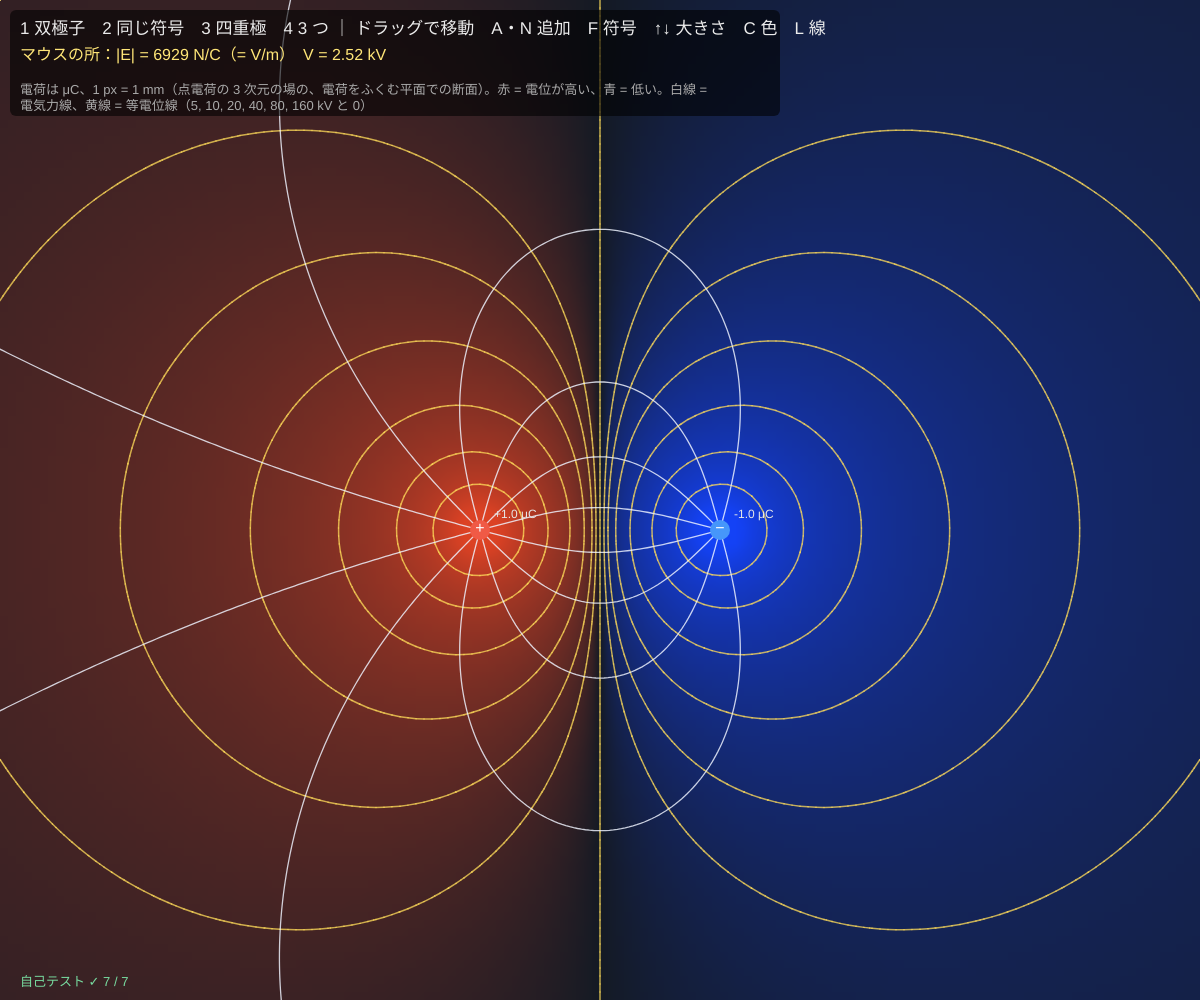
Frame 1 (no input)
Frame 60 (no input): identical to frame 1, image omitted
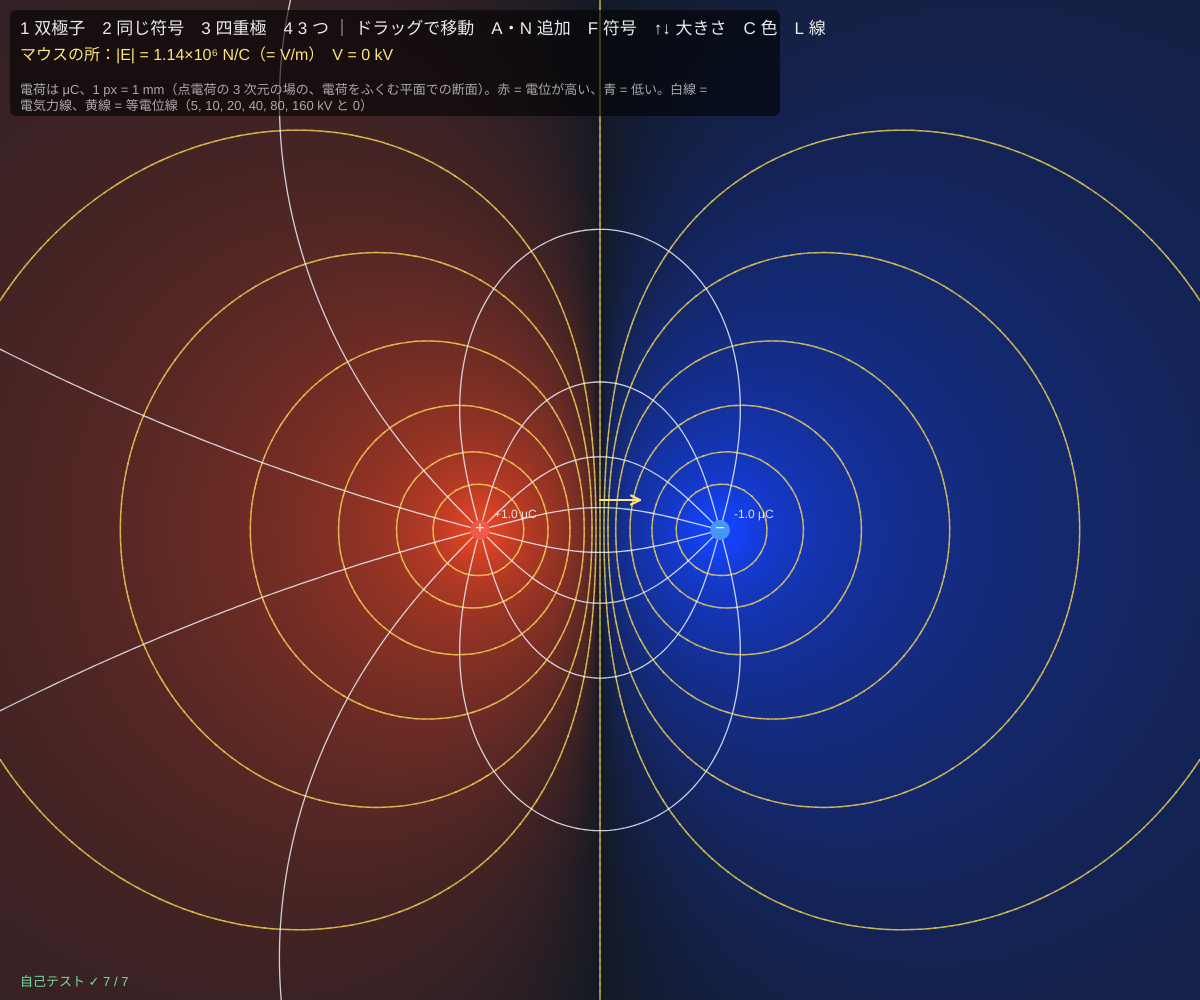
Frame 120 (the mouse pressed at the canvas centre since frame 60)

The p5.js sketch that drew these frames (run headless with seeded random() and noise() and a simulated clock; from frame 60 on, the mouse is pressed at the canvas centre):

// p5.js sketch
// ── sketch.js
// ============================================
// 01 電場と電位 ─ 電気力線と等電位線を「計算」して描く
// 電場 E と電位 V は、どの点でも全部の電荷の重ね合わせ（クーロンの法則）：E = Σ kq r̂ / r²、V = Σ kq / r
// 電気力線 = E の向きに少しずつ進んだ道（ルンゲ・クッタ法 RK4）。等電位線 = V が同じ所（格子でマーチング・スクエア）
// ドラッグ = 電荷を動かす / 1〜4 = 並べ方 / A・N = ＋・− を追加 / F = 符号 / ↑↓ = 大きさ / C = 色 / L = 線
// ============================================

const KC = 8.988e9;                    // クーロン定数 k = 1/(4πε0) [N·m²/C²]
const PX_M = 0.001;                    // ★ 1 px = 1 mm（画面の横 1280 px = 1.28 m）
const SOFT = 0.004;                    // ★ 電荷のすぐ近くで無限大にしない「やわらげ」[m]（自己テストでは 0）
const LINES_PER_UC = 12;               // ★ 1 μC あたりの電気力線の本数
const CELL = 8;                        // 電位の色地図の 1 マス [px]
let charges = [], grab = -1, showMap = true, showLines = true, dirty = true, preset = 1;
let lay, mapImg, NX, NY, Vgrid;

function setup() {
  createCanvas(windowWidth, windowHeight);
  pixelDensity(1);
  lay = createGraphics(width, height); lay.pixelDensity(1);
  NX = Math.ceil(width / CELL) + 1; NY = Math.ceil(height / CELL) + 1;
  mapImg = createImage(NX, NY); Vgrid = new Float64Array(NX * NY);
  setPreset(1);
  selfTest();
}

function setPreset(n) {
  preset = n; let cx = width / 2, cy = height / 2 + 30;
  if (n === 1) charges = [{ x: cx - 120, y: cy, q: 1 }, { x: cx + 120, y: cy, q: -1 }];             // 双極子
  if (n === 2) charges = [{ x: cx - 120, y: cy, q: 1 }, { x: cx + 120, y: cy, q: 1 }];              // 同じ符号 2 つ
  if (n === 3) charges = [{ x: cx - 110, y: cy - 110, q: 1 }, { x: cx + 110, y: cy - 110, q: -1 }, { x: cx + 110, y: cy + 110, q: 1 }, { x: cx - 110, y: cy + 110, q: -1 }];   // 四重極
  if (n === 4) charges = [{ x: cx - 160, y: cy + 60, q: 2 }, { x: cx + 140, y: cy - 80, q: -1 }, { x: cx + 100, y: cy + 140, q: -0.5 }];
  dirty = true;
}

function draw() {
  background(14, 18, 26);
  if (dirty) { rebuild(); dirty = false; }
  if (showMap) { image(mapImg, -CELL / 2, -CELL / 2, NX * CELL, NY * CELL); }
  image(lay, 0, 0);
  for (let c of charges) {
    noStroke(); fill(c.q > 0 ? color(240, 90, 70) : color(70, 150, 250));
    circle(c.x, c.y, 14 + 6 * Math.sqrt(Math.abs(c.q)));
    fill(255); textAlign(CENTER, CENTER); textSize(16); text(c.q > 0 ? '+' : '−', c.x, c.y - 1); textAlign(LEFT, BASELINE);
    fill(230); textSize(12); text((c.q > 0 ? '+' : '') + c.q.toFixed(1) + ' μC', c.x + 14, c.y - 12);
  }
  // マウスの位置の E と V
  let [ex, ey] = fieldAt(charges, mouseX, mouseY, SOFT), Em = Math.hypot(ex, ey), Vm = potAt(charges, mouseX, mouseY, SOFT);
  if (Em > 0) { stroke(255, 230, 120); strokeWeight(2); arrowTo(mouseX, mouseY, mouseX + (ex / Em) * 40, mouseY + (ey / Em) * 40, 9); }
  noStroke(); fill(0, 0, 0, 150); rect(10, 10, 770, 106, 6);
  fill(235); textSize(17);
  text('1 双極子　2 同じ符号　3 四重極　4 3 つ ｜ ドラッグで移動　A・N 追加　F 符号　↑↓ 大きさ　C 色　L 線', 20, 34);
  fill(255, 230, 120); textSize(16);
  text('マウスの所：|E| = ' + sci(Em) + ' N/C（= V/m）　V = ' + sci(Vm / 1000) + ' kV', 20, 60);
  fill(170); textSize(13);
  text('電荷は μC、1 px = 1 mm（点電荷の 3 次元の場の、電荷をふくむ平面での断面）。赤 = 電位が高い、青 = 低い。白線 = 電気力線、黄線 = 等電位線（' + LEVELS_KV.join(', ') + ' kV と 0）', 20, 84, 740);
  drawSelfTest(20, height - 14);
}

// 色地図・等電位線・電気力線を作り直す（電荷が動いたときだけ）
const LEVELS_KV = [5, 10, 20, 40, 80, 160];
function rebuild() {
  mapImg.loadPixels();
  for (let j = 0; j < NY; j++) for (let i = 0; i < NX; i++) {
    let V = potAt(charges, i * CELL, j * CELL, SOFT), k = j * NX + i, p = 4 * k;
    Vgrid[k] = V;
    let s = Math.sign(V) * clampv(Math.log10(1 + Math.abs(V) / 2000) / 2.3, 0, 1);   // 符号つきの対数で 0〜1
    mapImg.pixels[p] = 20 + (s > 0 ? 200 * s : 0); mapImg.pixels[p + 1] = 26 + 40 * Math.abs(s); mapImg.pixels[p + 2] = 36 + (s < 0 ? -210 * s : 0); mapImg.pixels[p + 3] = 255;
  }
  mapImg.updatePixels();
  lay.clear();
  if (!showLines) return;
  lay.strokeWeight(1.5); lay.stroke(255, 220, 90, 190);
  for (let L of LEVELS_KV.concat(LEVELS_KV.map((v) => -v), [0])) for (let s of marchingSquares(Vgrid, NX, NY, L * 1000)) lay.line(s[0] * CELL, s[1] * CELL, s[2] * CELL, s[3] * CELL);
  lay.stroke(240, 245, 255, 210); lay.strokeWeight(1.3); lay.noFill();
  for (let path of allFieldLines(charges)) { lay.beginShape(); for (let p of path) lay.vertex(p[0], p[1]); lay.endShape(); }
}
function allFieldLines(cs) {
  let pos = cs.filter((c) => c.q > 0).reduce((a, c) => a + c.q, 0), neg = cs.filter((c) => c.q < 0).reduce((a, c) => a - c.q, 0);
  let dir = pos >= neg ? 1 : -1, out = [];      // 多いほうの符号から出発（＋は E の向き、− は逆向きにたどる）
  for (let c of cs) {
    if (Math.sign(c.q) !== dir) continue;
    let n = Math.max(4, Math.round(LINES_PER_UC * Math.abs(c.q)));
    for (let k = 0; k < n; k++) { let a = (TWO_PI * (k + 0.5)) / n; let path = traceLine(cs, c.x + 10 * Math.cos(a), c.y + 10 * Math.sin(a), dir, 4, 700); if (path.length > 1) out.push(path); }
  }
  return out;
}

function mousePressed() {
  grab = -1; let best = 22;
  charges.forEach((c, i) => { let d = Math.hypot(c.x - mouseX, c.y - mouseY); if (d < best) { best = d; grab = i; } });
}
function mouseDragged() { if (grab >= 0) { charges[grab].x = clampv(mouseX, 5, width - 5); charges[grab].y = clampv(mouseY, 5, height - 5); dirty = true; } }
function mouseReleased() { grab = -1; }
function nearestCharge() { let b = -1, bd = 1e9; charges.forEach((c, i) => { let d = Math.hypot(c.x - mouseX, c.y - mouseY); if (d < bd) { bd = d; b = i; } }); return b; }
function keyPressed() {
  if (key >= '1' && key <= '4') setPreset(+key);
  if ((key === 'a' || key === 'A' || key === 'n' || key === 'N') && charges.length < 8) {
    let x = clampv(mouseX, 20, width - 20), y = clampv(mouseY, 120, height - 20);
    if (charges.every((c) => Math.hypot(c.x - x, c.y - y) > 20)) charges.push({ x, y, q: key === 'a' || key === 'A' ? 1 : -1 });
  }
  let i = nearestCharge();
  if (i >= 0 && (key === 'f' || key === 'F')) charges[i].q *= -1;
  if (i >= 0 && key === UP_ARROW) charges[i].q = Math.sign(charges[i].q) * Math.min(4, Math.abs(charges[i].q) + 0.5);
  if (i >= 0 && key === DOWN_ARROW) charges[i].q = Math.sign(charges[i].q) * Math.max(0.5, Math.abs(charges[i].q) - 0.5);
  if (key === 'c' || key === 'C') showMap = !showMap;
  if (key === 'l' || key === 'L') showLines = !showLines;
  dirty = true;
}

// ---- 自己テスト：式で計算できる値と比べる
function selfTest() {
  selfTestResults = [];
  let a = 50, q = 1, dip = [{ x: a, y: 0, q }, { x: -a, y: 0, q: -q }], x = 300;
  let exact = KC * q * 1e-6 * (1 / sqM((x - a) * PX_M) - 1 / sqM((x + a) * PX_M));
  check('双極子の軸の上の E が式 kq(1/(x−a)² − 1/(x+a)²) と一致', nearRel(fieldAt(dip, x, 0, 0)[0], exact, 1e-12));
  let xf = 20 * 2 * a, p = q * 1e-6 * 2 * a * PX_M;
  check('遠くでは E ≈ 2kp/x³（双極子の近似、1% 以内）', nearRel(fieldAt(dip, xf, 0, 0)[0], (2 * KC * p) / Math.pow(xf * PX_M, 3), 0.01));
  let ok = true, cs = [{ x: 0, y: 0, q: 1 }, { x: 140, y: 60, q: -2 }, { x: -90, y: 120, q: 0.5 }];
  for (let [px, py] of [[50, -40], [200, 200], [-150, 30]]) {
    let h = 0.01, e = fieldAt(cs, px, py, 0);
    let gx = -(potAt(cs, px + h, py, 0) - potAt(cs, px - h, py, 0)) / (2 * h * PX_M), gy = -(potAt(cs, px, py + h, 0) - potAt(cs, px, py - h, 0)) / (2 * h * PX_M);
    if (!nearRel(gx, e[0], 1e-5) || !nearRel(gy, e[1], 1e-5)) ok = false;
  }
  check('E = −∇V（電位の差から求めた E と一致）', ok);
  check('双極子のまん中の垂直な線の上は V = 0', [0, 50, 300].every((y) => Math.abs(potAt(dip, 0, y, 0)) < 1e-6));
  let path = traceLine(dip, a - 10, 2, 1, 2, 3000), end = path[path.length - 1];
  check('＋から出た電気力線（RK4）は − にたどり着く', Math.hypot(end[0] + a, end[1]) < 14);
  let nx = 41, g = new Float64Array(nx * nx);
  for (let j = 0; j < nx; j++) for (let i = 0; i < nx; i++) g[j * nx + i] = (i - 20) * (i - 20) + (j - 20) * (j - 20);
  let segs = marchingSquares(g, nx, nx, 144);
  check('マーチング・スクエア：r² = 144 の等高線は半径 12 の円（1% 以内）', segs.length > 20 && segs.every((s) => Math.abs(Math.hypot(s[0] - 20, s[1] - 20) - 12) < 0.12 * 1.5));
  check('ガウスの法則（3 次元）：球面を通る電束 = q/ε0、双極子なら 0', nearRel(sphereFlux([{ x: 30, y: 10, q: 1 }], 200), (q * 1e-6) * 4 * Math.PI * KC, 0.005) && Math.abs(sphereFlux(dip, 200)) < 0.005 * (q * 1e-6) * 4 * Math.PI * KC);
  reportSelfTest();
}
function sqM(v) { return v * v; }
// 原点を中心とする半径 r [px] の球面で E·n を数値積分（緯度 60 × 経度 120 のます目）。電荷は z = 0 の平面
function sphereFlux(cs, r) {
  let s = 0, nt = 60, np = 120, R = r * PX_M;
  for (let a = 0; a < nt; a++) for (let b = 0; b < np; b++) {
    let th = (Math.PI * (a + 0.5)) / nt, ph = (2 * Math.PI * (b + 0.5)) / np;
    let nx = Math.sin(th) * Math.cos(ph), ny = Math.sin(th) * Math.sin(ph), nz = Math.cos(th);
    let ex = 0, ey = 0, ez = 0;
    for (let c of cs) {
      let dx = (r * nx - c.x) * PX_M, dy = (r * ny - c.y) * PX_M, dz = r * nz * PX_M, d = Math.hypot(dx, dy, dz), f = (KC * c.q * 1e-6) / (d * d * d);
      ex += f * dx; ey += f * dy; ez += f * dz;
    }
    s += (ex * nx + ey * ny + ez * nz) * R * R * Math.sin(th) * (Math.PI / nt) * ((2 * Math.PI) / np);
  }
  return s;
}

// ---------- やってみよう ----------
// 1. 1 の双極子で、＋の電荷を ↑ で 2 μC にすると、− に入らない電気力線はどこへ行く？
// 2. 2（同じ符号）のまん中の点で E はいくつ？ そこを通る等電位線はどんな形？
// 3. 電気力線と等電位線は、どこでも直角に交わっている？ どうしてだろう
// 4. LINES_PER_UC を変えて、線の混み具合 = 電場の強さ になっていることを確かめよう
// 5. A と N で電荷を 6 個並べて、好きな「場の模様」を作ろう（C で色を消すと線画になる）


// ==================================================
// ここから下は「電磁気の道具」（中身は読まなくても OK。消さないでね）
// ==================================================
// ---- 点電荷の電場と電位（電荷は { x, y [px], q [μC] }、結果は N/C と V）
function fieldAt(cs, x, y, soft) {
  let ex = 0, ey = 0;
  for (let c of cs) {
    let dx = (x - c.x) * PX_M, dy = (y - c.y) * PX_M, r2 = dx * dx + dy * dy + soft * soft;
    if (r2 === 0) continue;
    let f = (KC * c.q * 1e-6) / (r2 * Math.sqrt(r2));
    ex += f * dx; ey += f * dy;
  }
  return [ex, ey];
}
function potAt(cs, x, y, soft) {
  let v = 0;
  for (let c of cs) { let dx = (x - c.x) * PX_M, dy = (y - c.y) * PX_M, r = Math.sqrt(dx * dx + dy * dy + soft * soft); if (r > 0) v += (KC * c.q * 1e-6) / r; }
  return v;
}
// ---- 電気力線：単位ベクトル E/|E| の向きに RK4 で h [px] ずつ進む。dir = −1 なら逆向き。電荷に着くか画面の外で止まる
function traceLine(cs, x, y, dir, h, maxN) {
  let pts = [[x, y]];
  let u = (px, py) => { let e = fieldAt(cs, px, py, SOFT), m = Math.hypot(e[0], e[1]); return m > 0 ? [(dir * e[0]) / m, (dir * e[1]) / m] : [0, 0]; };
  for (let n = 0; n < maxN; n++) {
    let k1 = u(x, y), k2 = u(x + (h / 2) * k1[0], y + (h / 2) * k1[1]), k3 = u(x + (h / 2) * k2[0], y + (h / 2) * k2[1]), k4 = u(x + h * k3[0], y + h * k3[1]);
    x += (h / 6) * (k1[0] + 2 * k2[0] + 2 * k3[0] + k4[0]); y += (h / 6) * (k1[1] + 2 * k2[1] + 2 * k3[1] + k4[1]);
    if (!isFinite(x) || !isFinite(y)) break;
    pts.push([x, y]);
    if (x < -200 || y < -200 || x > width + 200 || y > height + 200) break;
    if (cs.some((c) => Math.sign(c.q) === -dir && Math.hypot(c.x - x, c.y - y) < 6)) break;
  }
  return pts;
}
// ---- マーチング・スクエア：格子の値 g（nx × ny）で、値 = level の線分を [x1, y1, x2, y2]（格子の単位）で返す
function marchingSquares(g, nx, ny, level) {
  let segs = [];
  let at = (a, b, ia, ja, ib, jb) => { let t = (level - a) / (b - a); return [ia + t * (ib - ia), ja + t * (jb - ja)]; };
  for (let j = 0; j < ny - 1; j++) for (let i = 0; i < nx - 1; i++) {
    let v0 = g[j * nx + i], v1 = g[j * nx + i + 1], v2 = g[(j + 1) * nx + i + 1], v3 = g[(j + 1) * nx + i];
    let pts = [];
    if ((v0 > level) !== (v1 > level)) pts.push(at(v0, v1, i, j, i + 1, j));
    if ((v1 > level) !== (v2 > level)) pts.push(at(v1, v2, i + 1, j, i + 1, j + 1));
    if ((v2 > level) !== (v3 > level)) pts.push(at(v2, v3, i + 1, j + 1, i, j + 1));
    if ((v3 > level) !== (v0 > level)) pts.push(at(v3, v0, i, j + 1, i, j));
    if (pts.length === 2) segs.push([pts[0][0], pts[0][1], pts[1][0], pts[1][1]]);
    if (pts.length === 4) { segs.push([pts[0][0], pts[0][1], pts[1][0], pts[1][1]]); segs.push([pts[2][0], pts[2][1], pts[3][0], pts[3][1]]); }
  }
  return segs;
}
// ---- 描く道具（どのスケッチも同じ）
function clampv(v, a, b) { return v < a ? a : v > b ? b : v; }
function polyline(pts) {               // 点が 2 つ以上あるときだけ折れ線を描く（[[x, y], ...]）
  if (!pts || pts.length < 2) return;
  beginShape(); for (let p of pts) vertex(p[0], p[1]); endShape();
}
function arrowTo(x1, y1, x2, y2, hs) {  // (x1, y1) → (x2, y2) の矢印。hs = 矢じりの大きさ
  let dx = x2 - x1, dy = y2 - y1, L = Math.hypot(dx, dy);
  if (!(L > 0.5)) return;
  line(x1, y1, x2, y2);
  let ux = dx / L, uy = dy / L, h = Math.min(hs || 8, L * 0.5);
  line(x2, y2, x2 - h * ux + h * 0.5 * uy, y2 - h * uy - h * 0.5 * ux);
  line(x2, y2, x2 - h * ux - h * 0.5 * uy, y2 - h * uy + h * 0.5 * ux);
}
const SUP = { '-': '⁻', '0': '⁰', '1': '¹', '2': '²', '3': '³', '4': '⁴', '5': '⁵', '6': '⁶', '7': '⁷', '8': '⁸', '9': '⁹' };
function sci(v, d) {                   // 0.000032 → "3.20×10⁻⁵"（大きい数・小さい数を読みやすく）
  if (!isFinite(v)) return '—';
  if (v === 0) return '0';
  let sig = d === undefined ? 3 : d, e = Math.floor(Math.log10(Math.abs(v)));
  if (e >= -2 && e <= 3) return v.toFixed(Math.max(0, sig - 1 - e));
  let m = v / Math.pow(10, e);
  return m.toFixed(sig - 1) + '×10' + String(e).split('').map((c) => SUP[c]).join('');
}
// グラフの枠：g = { x, y, w, h }。lo〜hi の範囲で、数字の配列 arr を左から右へ（cap 個ぶん）
function plotFrame(g, title, lo, hi) {
  noFill(); stroke(70, 80, 100); strokeWeight(1); rect(g.x, g.y, g.w, g.h);
  if (lo < 0 && hi > 0) { let y0 = g.y + g.h * (hi / (hi - lo)); stroke(70, 80, 100, 160); line(g.x, y0, g.x + g.w, y0); }
  noStroke(); fill(200); textSize(13); text(title, g.x + 4, g.y - 6);
  fill(140); textSize(11); text(sci(hi, 2), g.x + g.w + 4, g.y + 10); text(sci(lo, 2), g.x + g.w + 4, g.y + g.h);
}
function plotTrace(g, arr, lo, hi, cap) {
  if (!arr || arr.length < 2) return;
  noFill(); beginShape();
  for (let i = 0; i < arr.length; i++) vertex(g.x + (i / (cap - 1)) * g.w, g.y + g.h - clampv((arr[i] - lo) / (hi - lo), 0, 1) * g.h);
  endShape();
}
function pushCap(arr, v, cap) { arr.push(v); if (arr.length > cap) arr.shift(); }
// ---- 自己テストの道具
let selfTestResults = [];
function check(name, cond) { selfTestResults.push({ name, ok: !!cond }); }
function near(a, b, tol) { return a !== null && a !== undefined && isFinite(a) && Math.abs(a - b) <= (tol === undefined ? 1e-9 : tol); }
function nearRel(a, b, rel) { return near(a, b, Math.abs(b) * rel); }   // 相対誤差 rel 以内
function reportSelfTest() { for (let r of selfTestResults) (r.ok ? console.log : console.error)((r.ok ? '✓ ' : '✗ ') + r.name); }
function selfTestLine() { let n = selfTestResults.filter((r) => r.ok).length; return '自己テスト ' + (n === selfTestResults.length ? '✓ ' : '✗ ') + n + ' / ' + selfTestResults.length; }
function drawSelfTest(x, y) {
  noStroke(); textSize(13);
  if (selfTestResults.length > 0 && selfTestResults.every((r) => r.ok)) fill(120, 220, 160); else fill(255, 100, 90);
  text(selfTestLine(), x, y);
}
